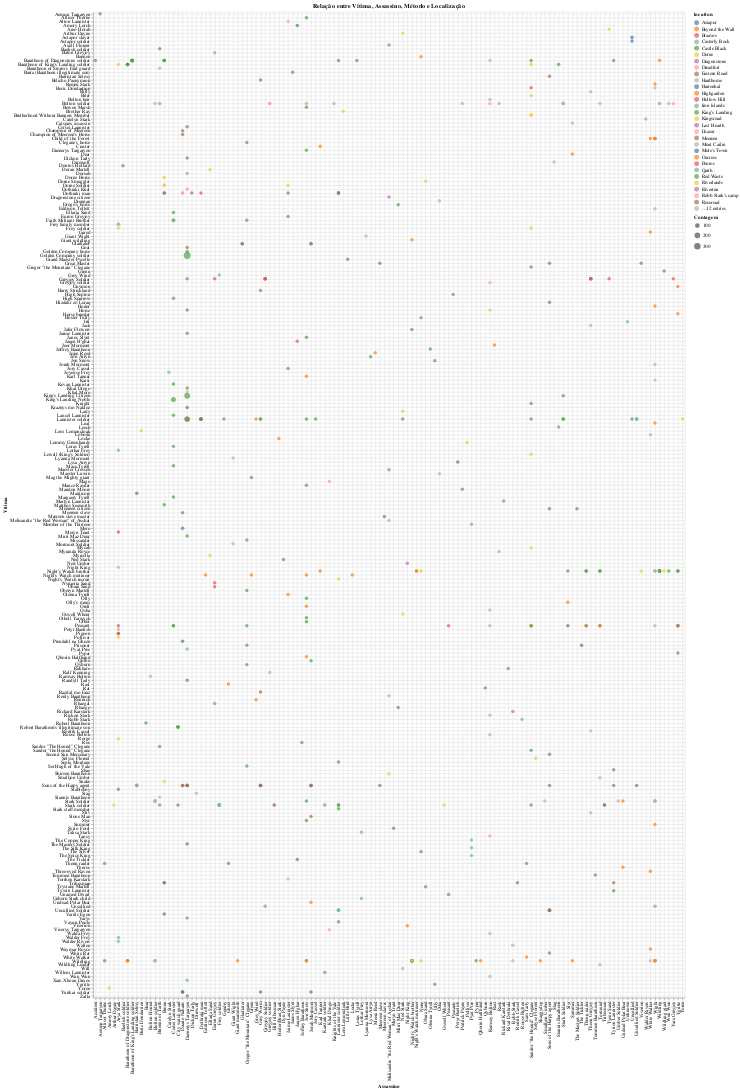

The notebook cell saved with this chart:
### Markdown cell above
# Quem matou quem, usando qual método?

### Code cell
def plotScatterKill(df):
    # Calcular o número de assassinatos por combinação de 'killer', 'method' e 'location'
    counts = df.groupby(['name', 'killer', 'method', 'location']).size().reset_index(name='count')

    # Determinar o tamanho máximo e mínimo de contagem
    max_count = counts['count'].max()
    min_count = counts['count'].min()

    # Definir limites da escala de tamanho
    min_size = 50  # Tamanho mínimo
    max_size = 200  # Tamanho máximo

    # Criar o gráfico de dispersão com escala ajustada
    scatter = alt.Chart(counts).mark_circle().encode(
        x=alt.X('killer:N', axis=alt.Axis(title='Assassino')),
        y=alt.Y('name:N', axis=alt.Axis(title='Vítima')),
        color='location:N',
        size=alt.Size('count:Q',
                      scale=alt.Scale(domain=[min_count, max_count], range=[min_size, max_size]),
                      legend=alt.Legend(title='Contagem')),
        tooltip=['name', 'killer', 'method', 'location', 'count']
    ).properties(
        width=1200,
        height=2000,
        title='Relação entre Vítima, Assassino, Método e Localização'
    ).configure_axis(
        grid=True
    ).interactive()

    # Exibir o gráfico
    return scatter

plotScatterKill(deaths_df)

### Figure 1 — Vega-Lite specification as saved in the notebook (floating-point values rounded to 4 significant figures; data arrays with more than 128 entries replaced by an {"elided": "..."} marker saying what was removed)
{"config": {"view": {"continuousWidth": 400, "continuousHeight": 300}, "axis": {"grid": true}}, "data": {"name": "data-9373a43e3f1722e5d372332c320d4510"}, "mark": "circle", "encoding": {"color": {"field": "location", "type": "nominal"}, "size": {"field": "count", "legend": {"title": "Contagem"}, "scale": {"domain": [1.0, 374.0], "range": [50, 200]}, "type": "quantitative"}, "tooltip": [{"field": "name", "type": "nominal"}, {"field": "killer", "type": "nominal"}, {"field": "method", "type": "nominal"}, {"field": "location", "type": "nominal"}, {"field": "count", "type": "quantitative"}], "x": {"axis": {"title": "Assassino"}, "field": "killer", "type": "nominal"}, "y": {"axis": {"title": "Vítima"}, "field": "name", "type": "nominal"}}, "height": 2000, "selection": {"selector003": {"type": "interval", "bind": "scales", "encodings": ["x", "y"]}}, "title": "Relação entre Vítima, Assassino, Método e Localização", "width": 1200, "$schema": "https://vega.github.io/schema/vega-lite/v4.17.0.json", "datasets": {"data-9373a43e3f1722e5d372332c320d4510": {"elided": "481 records"}}}
